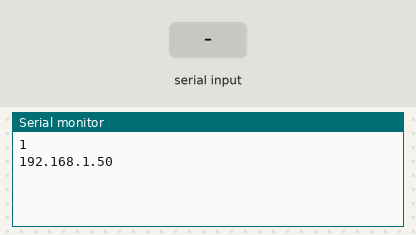
Recording of a sketch running on a simulated ESP8266 (NodeMCU). Shown: the last lines printed to the serial monitor. Inputs (shaded band) come from the test bench. WiFi joins after 1.5 s; servers stay silent unless stated; uploads are accepted with an empty reply.

Above: at 3.2 s.
3.3 s: "1\n" received over the second serial link
At 5.4 s:
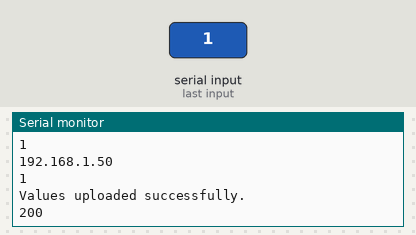
6.0 s: "0\n" received over the second serial link
At 7.4 s:
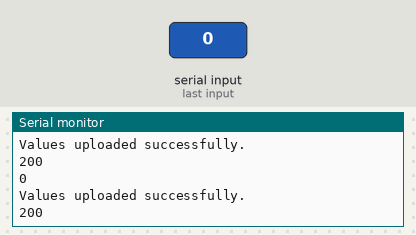
7.5 s: "2\n" received over the second serial link
At 9.8 s:
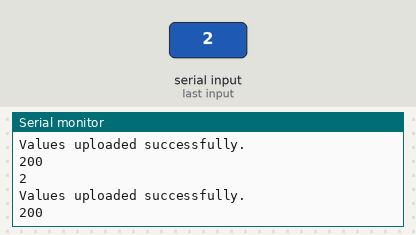
Timing chart, 0 to 11.3 s (numbered marks = the images above; inputs shaded):
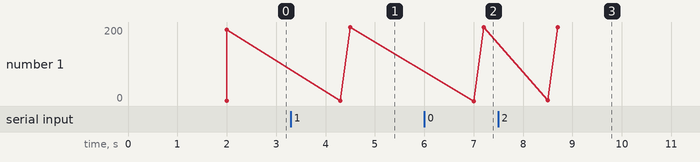

The sketch:

ESP8266Code.ino
```cpp
#include <ESP8266WiFi.h>
#include <ESP8266HTTPClient.h>
#include <WiFiClient.h>
#include <SoftwareSerial.h>

/*
SOURCES:
  - https://forum.arduino.cc/t/arduino-mega-2560-serial-communication-to-esp8266-nodemcu/1057321/11
  - https://newbiely.com/tutorials/esp8266/esp8266-mysql
  - https://www.instructables.com/noobs-guide-to-ESP8266-with-Arduino-Mega-2560-or-U/
*/

// Uses pin D1 and D2 on ESP as TX and RX lines for communication with Mega
SoftwareSerial SUART(D2, D1);

const char *ssid = "*********";
const char *password = "********";

String hostName = "elvis.rowan.edu";
String pathName = "/~kalafu84/ESPFinalProject/index.php";

void setup() {
  // Begin Serials for communication between ESP and Mega
  Serial.begin(9600);
  SUART.begin(9600);

  // Start Wifi connection
  WiFi.begin(ssid, password);

  // Wait for Wifi to connect
  int i = 0;
  while (WiFi.status() != WL_CONNECTED) {
    delay(2000);
    Serial.print(++i);
    Serial.println();
  }
  Serial.println(WiFi.localIP());
}


void loop() {

  while (SUART.available() > 0) {    // Wait for data to come in from Mega

    String postData = SUART.readString();  // Store data
    Serial.println(postData);

    // Connect to Elvis Web Server
    WiFiClient client;
    HTTPClient http;
    http.begin(client, "http://elvis.rowan.edu/~kalafu84/ESPFinalProject/index.php");
    http.addHeader("Content-Type", "application/x-www-form-urlencoded");

    // Send received data to webserver
    int httpCode = http.POST(postData);

    // if connection established then do this
    if (httpCode == 200) {
      Serial.println("Values uploaded successfully.");
      Serial.println(httpCode);
      String webpage = http.getString();  // Get html webpage output and store it in a string
      Serial.println(webpage + "\n");
    }
    // if failed to connect then return and restart
    else {
      Serial.println(httpCode);
      Serial.println("Failed to upload values. \n");
      return;
    }
    http.end();
  }
}
```

Measured:
- after the input at 3.3 s, the serial monitor: prints a new line after 1.2 s (image 1)
- after the input at 6.0 s, the serial monitor: prints a new line after 1.0 s (image 2)
- after the input at 7.5 s, the serial monitor: prints a new line after 1.0 s (image 3)
- plotted number 1: 192.17 → 200 after the input at 3.3 s
